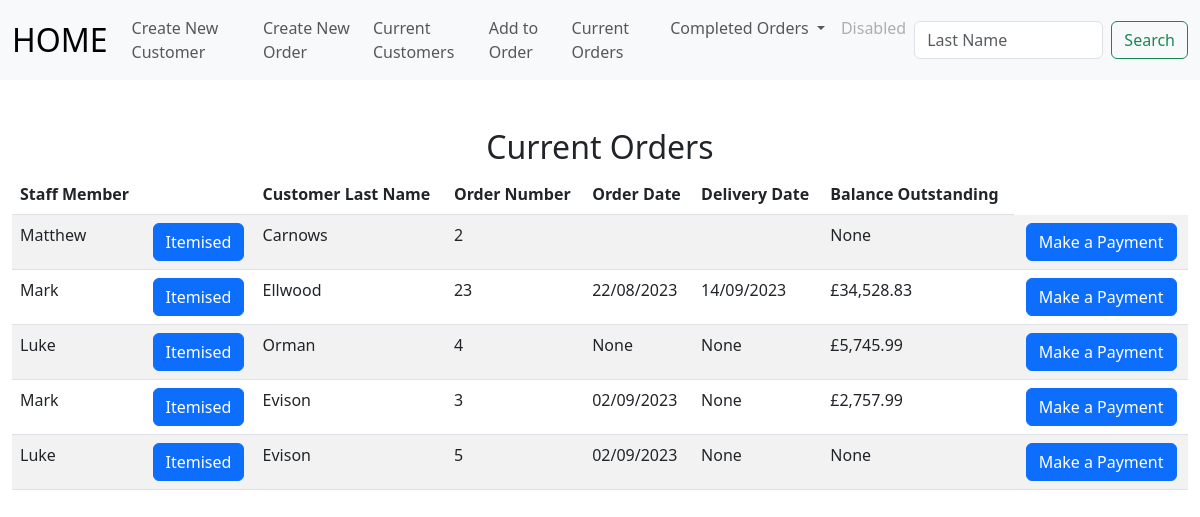
The page /open_orders on the database its author committed.
### tables this page shows
CREATE TABLE orders(order_id INTEGER PRIMARY KEY AUTOINCREMENT NOT NULL,  cust_id INTEGER, order_no INTEGER, item_id INTEGER, staff_member TEXT, order_date DATETIME, completion TEXT, delivery_date DATETIME, colour_finish TEXT, extra_details TEXT, selling_price DECIMAL, del_col_take TEXT , quantity INTEGER, balance DECIMAL, deposit DECIMAL);

CREATE TABLE customers(id INTEGER PRIMARY KEY AUTOINCREMENT NOT NULL, first_name TEXT, last_name TEXT, address_1 TEXT, address_2 TEXT, address_3 TEXT, postcode TEXT, telephone_1 TEXT, telephone_2 TEXT);

### app.py (the view)
@app.route("/open_orders", methods=["GET", "POST"])
def open_orders():
    if request.method == "POST":
        order_no = request.form.get("order_no")
        current = db.execute("SELECT * FROM orders WHERE order_no = (?);", order_no)
        for row in current:
            customer_id = row["cust_id"]
            staff_member = row["staff_member"]
            order_date = row["order_date"]
            item_id = row["item_id"]
        db.execute("INSERT INTO current_order(cust_id, staff_member, order_date, item_id, order_number) VALUES (?, ?, ?, ?, ?);", customer_id,  staff_member, order_date, item_id, order_no)
        return render_template("stock_list.html", order_no = order_no)
    else:
        ord_detail=db.execute("select * from orders join customers on orders.cust_id = customers.id;")
        return render_template("open_orders.html", ord_detail = ord_detail)

### app.py (called while the page is built)
@app.after_request
def after_request(response):
    response.headers["Cache-Control"] = "no-cache, no-store, must-revalidate"
    response.headers["Expires"] = 0
    response.headers["Pragma"] = "no-cache"
    return response

### templates/open_orders.html (shortened to what this page needs)
{% extends "layout.html" %}
{% block main %}
<div class="section">
    <h2>Current Orders</h2>
    <table class="table table-striped">
        <thead>
            <tr>
                <th class="text-start">Staff Member</th>
                <th></th>
                <th class="text-start">Customer Last Name</th>
                <th class="text-start">Order Number</th>
                <th class="text-start">Order Date</th>
                <th class="text-start">Delivery Date</th>
                <th class="text-start">Balance Outstanding</th>
            </tr>
    </thead>
        <tbody>
            {% for row in ord_detail %}
            <tr>
                <td class="text-start">{{ row["staff_member"] }}</td>
                <form action="/show_content" method="POST">
                    <td><input type="hidden" name="order_no" VALUE="{{ row['order_no'] }}"><button class="btn btn-primary" type="submit">Itemised</button></td>
                </form>
                <td class="text-start">{{ row["last_name"] }}</td>
                <td class="text-start">{{ row["order_no"] }}</td>
                <td class="text-start">{{ row["order_date"] }}</td>
                <td class="text-start">{{ row["delivery_date"] }}</td>
                <td class="text-start">{{ row["balance"] }}</td>
                <form action="/payments" method="POST">
                    <td><input type="hidden" name="order_no" VALUE="{{ row['order_no'] }}"><button class="btn btn-primary" type="submit">Make a Payment</button></td>
                </form>
            </tr>
            {% endfor %}
        </tbody>
    </table>
</div>
{% endblock %}

### rows shown on the page
orders: staff_member "Matthew", last_name "Carnows", order_no "2", balance "None"
orders: staff_member "Mark", last_name "Ellwood", order_no "23", order_date "22/08/2023", delivery_date "14/09/2023", balance "£34,528.83"
orders: staff_member "Luke", last_name "Orman", order_no "4", order_date "None", delivery_date "None", balance "£5,745.99"
orders: staff_member "Mark", last_name "Evison", order_no "3", order_date "02/09/2023", delivery_date "None", balance "£2,757.99"
orders: staff_member "Luke", last_name "Evison", order_no "5", order_date "02/09/2023", delivery_date "None", balance "None"
